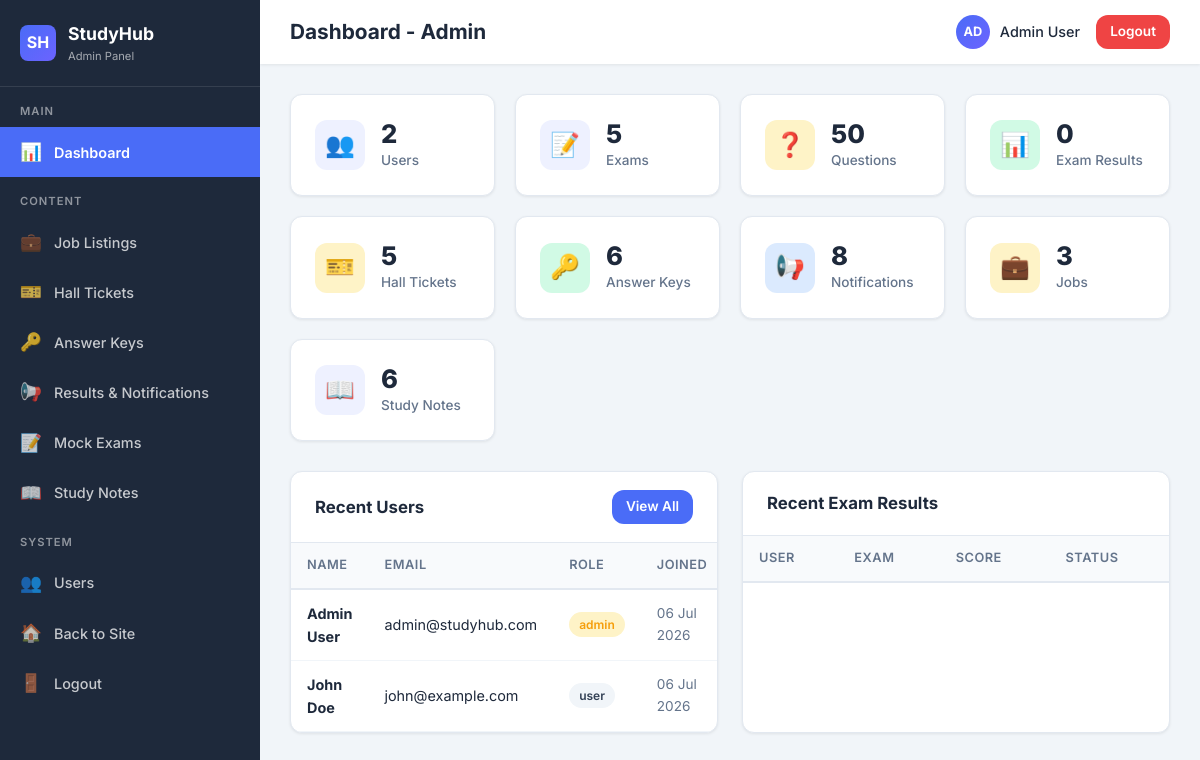
/admin/index.php (signed in), run on the app's committed database.
### tables this page shows
CREATE TABLE users (
    id INT AUTO_INCREMENT PRIMARY KEY,
    username VARCHAR(50) NOT NULL UNIQUE,
    email VARCHAR(100) NOT NULL UNIQUE,
    password VARCHAR(255) NOT NULL,
    full_name VARCHAR(100),
    avatar VARCHAR(255) DEFAULT 'default.png',
    bio TEXT,
    education VARCHAR(255),
    role ENUM('user', 'admin') DEFAULT 'user',
    created_at TIMESTAMP DEFAULT CURRENT_TIMESTAMP,
    updated_at TIMESTAMP DEFAULT CURRENT_TIMESTAMP ON UPDATE CURRENT_TIMESTAMP
);

### config/database.php (called while the page is built, shortened)
<?php
function getUser($conn, $user_id) {
    $stmt = $conn->prepare("SELECT * FROM users WHERE id = ?");
    $stmt->bind_param("i", $user_id);
    $stmt->execute();
    $result = $stmt->get_result();
    return $result->fetch_assoc();
}

### admin/index.php (the view, shortened to what this page needs)
<?php
$page_title = 'Dashboard';
include 'includes/header.php';
$stats = [
    'users' => $conn->query("SELECT COUNT(*) as c FROM users")->fetch_assoc()['c'],
    'exams' => $conn->query("SELECT COUNT(*) as c FROM exams")->fetch_assoc()['c'],
    'questions' => $conn->query("SELECT COUNT(*) as c FROM questions")->fetch_assoc()['c'],
    'results' => $conn->query("SELECT COUNT(*) as c FROM exam_results")->fetch_assoc()['c'],
    'hall_tickets' => $conn->query("SELECT COUNT(*) as c FROM hall_tickets")->fetch_assoc()['c'],
    'answer_keys' => $conn->query("SELECT COUNT(*) as c FROM answer_keys")->fetch_assoc()['c'],
    'notifications' => $conn->query("SELECT COUNT(*) as c FROM exam_notifications")->fetch_assoc()['c'],
    'jobs' => $conn->query("SELECT COUNT(*) as c FROM job_listings")->fetch_assoc()['c'],
    'notes' => $conn->query("SELECT COUNT(*) as c FROM study_notes")->fetch_assoc()['c'],
];
$recent_users = $conn->query("SELECT id, username, email, full_name, role, created_at FROM users ORDER BY created_at DESC LIMIT 5");
?>
<div class="admin-stats-grid">
    <div class="admin-stat">
        <div class="admin-stat-icon" style="background:#EEF1FF;color:var(--primary);">👥</div>
        <div class="admin-stat-info"><h4><?php echo $stats['users']; ?></h4><p>Users</p></div>
    </div>
    <div class="admin-stat">
        <div class="admin-stat-icon" style="background:#EEF1FF;color:var(--primary);">📝</div>
        <div class="admin-stat-info"><h4><?php echo $stats['exams']; ?></h4><p>Exams</p></div>
    </div>
    <div class="admin-stat">
        <div class="admin-stat-icon" style="background:#FEF3C7;color:var(--warning);">❓</div>
        <div class="admin-stat-info"><h4><?php echo $stats['questions']; ?></h4><p>Questions</p></div>
    </div>
    <div class="admin-stat">
        <div class="admin-stat-icon" style="background:#D1FAE5;color:var(--success);">📊</div>
        <div class="admin-stat-info"><h4><?php echo $stats['results']; ?></h4><p>Exam Results</p></div>
    </div>
    <div class="admin-stat">
        <div class="admin-stat-icon" style="background:#FEF3C7;color:var(--warning);">🎫</div>
        <div class="admin-stat-info"><h4><?php echo $stats['hall_tickets']; ?></h4><p>Hall Tickets</p></div>
    </div>
    <div class="admin-stat">
        <div class="admin-stat-icon" style="background:#D1FAE5;color:var(--success);">🔑</div>
        <div class="admin-stat-info"><h4><?php echo $stats['answer_keys']; ?></h4><p>Answer Keys</p></div>
    </div>
    <div class="admin-stat">
        <div class="admin-stat-icon" style="background:#DBEAFE;color:var(--info);">📢</div>
        <div class="admin-stat-info"><h4><?php echo $stats['notifications']; ?></h4><p>Notifications</p></div>
    </div>
    <div class="admin-stat">
        <div class="admin-stat-icon" style="background:#FEF3C7;color:var(--warning);">💼</div>
        <div class="admin-stat-info"><h4><?php echo $stats['jobs']; ?></h4><p>Jobs</p></div>
    </div>
    <div class="admin-stat">
        <div class="admin-stat-icon" style="background:#EEF1FF;color:var(--primary);">📖</div>
        <div class="admin-stat-info"><h4><?php echo $stats['notes']; ?></h4><p>Study Notes</p></div>
    </div>
</div>
<div style="display:grid;grid-template-columns:1fr 1fr;gap:24px;">
    <div class="admin-card">
        <div class="admin-card-header"><h3>Recent Users</h3><a href="users.php" class="btn btn-sm btn-primary">View All</a></div>
        <div class="admin-card-body" style="padding:0;">
            <table class="admin-table">
                <thead><tr><th>Name</th><th>Email</th><th>Role</th><th>Joined</th></tr></thead>
                <tbody>
                    <?php while ($u = $recent_users->fetch_assoc()): ?>
                    <tr>
                        <td><strong><?php echo htmlspecialchars($u['full_name'] ?: $u['username']); ?></strong></td>
                        <td><?php echo htmlspecialchars($u['email']); ?></td>
                        <td><span class="admin-badge" style="background:<?php echo $u['role'] == 'admin' ? 'var(--warning-light)' : 'var(--gray-100)'; ?>;color:<?php echo $u['role'] == 'admin' ? 'var(--warning)' : 'var(--gray-700)'; ?>;"><?php echo $u['role']; ?></span></td>
                        <td style="color:var(--gray-500);font-size:0.85rem;"><?php echo date('d M Y', strtotime($u['created_at'])); ?></td>
                    </tr>
                    <?php endwhile; ?>
                </tbody>
            </table>
        </div>
    </div>
    <div class="admin-card">
        <div class="admin-card-header"><h3>Recent Exam Results</h3></div>
        <div class="admin-card-body" style="padding:0;">
            <table class="admin-table">
                <thead><tr><th>User</th><th>Exam</th><th>Score</th><th>Status</th></tr></thead>
            </table>
        </div>
    </div>
</div>
<?php include 'includes/footer.php'; ?>

### admin/includes/header.php (shortened to what this page needs)
<?php
require_once dirname(__DIR__, 2) . '/config/database.php';
$current_page = basename($_SERVER['PHP_SELF']);
$admin_user = getUser($conn, $_SESSION['user_id']);
$page_title = isset($page_title) ? $page_title . ' - Admin' : 'Admin Panel';
?><!DOCTYPE html>
<html lang="en">
<head>
    <link rel="stylesheet" href="<?php echo SITE_URL; ?>/css/style.css">
    <link rel="stylesheet" href="css/admin.css">
</head>
<body>
<div class="admin-wrapper">
    <aside class="admin-sidebar" id="adminSidebar">
        <div class="admin-sidebar-header">
            <div class="logo-icon">SH</div>
            <div>
                <h3>StudyHub</h3>
                <small>Admin Panel</small>
            </div>
        </div>
        <div class="nav-section">Main</div>
        <a href="index.php" class="<?php echo $current_page == 'index.php' ? 'active' : ''; ?>">
            <span class="icon">📊</span> <span>Dashboard</span>
        </a>
        <div class="nav-section">Content</div>
        <a href="jobs.php" class="<?php echo $current_page == 'jobs.php' || $current_page == 'job_add.php' || $current_page == 'job_edit.php' ? 'active' : ''; ?>">
            <span class="icon">💼</span> <span>Job Listings</span>
        </a>
        <a href="hall_tickets.php" class="<?php echo $current_page == 'hall_tickets.php' || $current_page == 'hall_ticket_add.php' || $current_page == 'hall_ticket_edit.php' ? 'active' : ''; ?>">
            <span class="icon">🎫</span> <span>Hall Tickets</span>
        </a>
        <a href="answer_keys.php" class="<?php echo $current_page == 'answer_keys.php' || $current_page == 'answer_key_add.php' || $current_page == 'answer_key_edit.php' ? 'active' : ''; ?>">
            <span class="icon">🔑</span> <span>Answer Keys</span>
        </a>
        <a href="results.php" class="<?php echo $current_page == 'results.php' || $current_page == 'result_add.php' || $current_page == 'result_edit.php' ? 'active' : ''; ?>">
            <span class="icon">📢</span> <span>Results & Notifications</span>
        </a>
        <a href="exams.php" class="<?php echo $current_page == 'exams.php' || $current_page == 'exam_add.php' || $current_page == 'exam_edit.php' || $current_page == 'questions.php' ? 'active' : ''; ?>">
            <span class="icon">📝</span> <span>Mock Exams</span>
        </a>
        <a href="notes.php" class="<?php echo $current_page == 'notes.php' || $current_page == 'note_add.php' || $current_page == 'note_edit.php' ? 'active' : ''; ?>">
            <span class="icon">📖</span> <span>Study Notes</span>
        </a>
        <div class="nav-section">System</div>
        <a href="users.php" class="<?php echo $current_page == 'users.php' ? 'active' : ''; ?>">
            <span class="icon">👥</span> <span>Users</span>
        </a>
        <a href="<?php echo SITE_URL; ?>/index.php">
            <span class="icon">🏠</span> <span>Back to Site</span>
        </a>
        <a href="<?php echo SITE_URL; ?>/auth/logout.php">
            <span class="icon">🚪</span> <span>Logout</span>
        </a>
    </aside>
    <div class="admin-main">
        <div class="admin-topbar">
            <div style="display:flex;align-items:center;gap:12px;">
                <h2><?php echo $page_title ?? 'Dashboard'; ?></h2>
            </div>
            <div class="admin-topbar-right">
                <span class="admin-user">
                    <span class="admin-avatar"><?php echo strtoupper(substr($admin_user['full_name'] ?: $admin_user['username'], 0, 2)); ?></span>
                    <?php echo htmlspecialchars($admin_user['full_name'] ?: $admin_user['username']); ?>
                </span>
                <a href="<?php echo SITE_URL; ?>/auth/logout.php" class="btn btn-sm" style="background:var(--danger);color:white;">Logout</a>
            </div>
        </div>
        <div class="admin-content">

### css/style.css (style rules this page uses)
:root { --primary: #4A6CF7; --primary-dark: #3B5DE7; --primary-light: #EEF1FF; --secondary: #6C63FF; --success: #10B981; --success-light: #D1FAE5; --warning: #F59E0B; --warning-light: #FEF3C7; --danger: #EF4444; --danger-light: #FEE2E2; --info: #3B82F6; --info-light: #DBEAFE; --dark: #0F172A; --gray-900: #1E293B; --gray-700: #334155; --gray-500: #64748B; --gray-300: #CBD5E1; --gray-200: #E2E8F0; --gray-100: #F1F5F9; --white: #FFFFFF; --bg: #F8FAFC; --shadow-sm: 0 1px 2px rgba(0,0,0,0.05); --shadow: 0 4px 6px -1px rgba(0,0,0,0.1), 0 2px 4px -2px rgba(0,0,0,0.1); --shadow-lg: 0 10px 15px -3px rgba(0,0,0,0.1), 0 4px 6px -4px rgba(0,0,0,0.1); --shadow-xl: 0 20px 25px -5px rgba(0,0,0,0.1), 0 8px 10px -6px rgba(0,0,0,0.1); --radius: 12px; --radius-lg: 16px; --radius-full: 9999px; --transition: all 0.3s cubic-bezier(0.4, 0, 0.2, 1); }
*, *::before, *::after { box-sizing: border-box; margin: 0; padding: 0; }
html { scroll-behavior: smooth; }
body { font-family: 'Inter', -apple-system, BlinkMacSystemFont, sans-serif; background: var(--bg); color: var(--gray-900); line-height: 1.6; min-height: 100vh; }
a { text-decoration: none; color: var(--primary); transition: var(--transition); }
.logo-icon { width: 38px; height: 38px; background: linear-gradient(135deg, var(--primary), var(--secondary)); border-radius: 10px; display: flex; align-items: center; justify-content: center; color: white; font-size: 1.2rem; font-weight: 700; }
.btn { display: inline-flex; align-items: center; justify-content: center; gap: 8px; padding: 10px 24px; border-radius: var(--radius); font-weight: 600; font-size: 0.95rem; border: none; cursor: pointer; transition: var(--transition); font-family: inherit; }
.btn-primary { background: var(--primary); color: var(--white); }
.btn-sm { padding: 6px 14px; font-size: 0.85rem; }

### data on the page
users: full_name "AD", full_name "Admin User", email "admin@studyhub.com", role "admin", created_at "06 Jul 2026"
users: full_name "John Doe", email "john@example.com", role "user", created_at "06 Jul 2026"

### other printed values
$page_title "Dashboard - Admin"
$stats['users'] "2"
$stats['exams'] "5"
$stats['questions'] "50"
$stats['results'] "0"
$stats['hall_tickets'] "5"
$stats['answer_keys'] "6"
$stats['notifications'] "8"
$stats['jobs'] "3"
$stats['notes'] "6"
